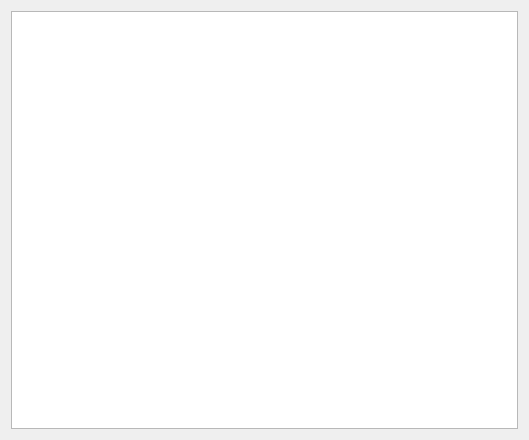
<?xml version="1.0" encoding="UTF-8"?>
<ui version="4.0">
 <class>ShowWidget</class>
 <widget class="QWidget" name="ShowWidget">
  <property name="geometry">
   <rect>
    <x>0</x>
    <y>0</y>
    <width>529</width>
    <height>440</height>
   </rect>
  </property>
  <property name="windowTitle">
   <string>选择一个表达式</string>
  </property>
  <layout class="QHBoxLayout" name="horizontalLayout">
   <item>
    <widget class="QListWidget" name="listWidget"/>
   </item>
  </layout>
 </widget>
 <resources/>
 <connections/>
</ui>
